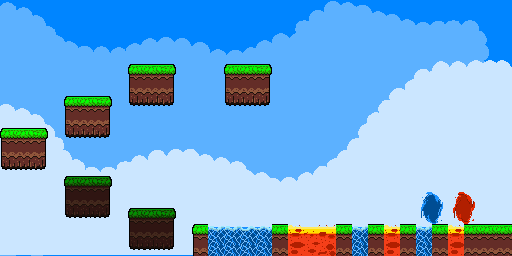

This game map was drawn from its Tiled (.tmx) file and the tilesets committed beside it. A one-line description and the full map source follow:
An orthogonal 32x16 tile map with 16x16 px tiles, 3 tile layers (Capa de patrones 1, Capa de patrones 2, Capa de patrones 3), 2 tilesets and 22 objects (13x suelo, 3x agua, 3x lava, bounds, portalb, ...).

<map version="1.10" tiledversion="1.10.2" orientation="orthogonal" renderorder="right-down" width="32" height="16" tilewidth="16" tileheight="16" infinite="0" nextlayerid="5" nextobjectid="35">
 <tileset firstgid="1" name="Sprite-0001" tilewidth="16" tileheight="16" tilecount="1125" columns="45">
  <image source="Sprite-0001.png" trans="7d7d7d" width="731" height="400" />
 </tileset>
 <tileset firstgid="1126" name="tiles" tilewidth="16" tileheight="16" tilecount="48" columns="16">
  <image source="tiles.png" trans="7d7d7d" width="256" height="48" />
 </tileset>
 <layer id="1" name="Capa de patrones 1" width="32" height="16">
  <data encoding="csv">
406,407,408,409,410,411,412,413,414,415,416,417,418,419,420,421,422,423,424,425,426,427,428,429,430,431,432,433,434,435,436,437,
451,452,453,454,455,456,457,458,459,460,461,462,463,464,465,466,467,468,469,470,471,472,473,474,475,476,477,478,479,480,481,482,
496,497,498,499,500,501,502,503,504,505,506,507,508,509,510,511,512,513,514,515,516,517,518,519,520,521,522,523,524,525,526,527,
541,542,543,544,545,546,547,548,549,550,551,552,553,554,555,556,557,558,559,560,561,562,563,564,565,566,567,568,569,570,571,572,
586,587,588,589,590,591,592,593,594,595,596,597,598,599,600,601,602,603,604,605,606,607,608,609,610,611,612,613,614,615,616,617,
631,632,633,634,635,636,637,638,639,640,641,642,643,644,645,646,647,648,649,650,651,652,653,654,655,656,657,658,659,660,661,662,
676,677,678,679,680,681,682,683,684,685,686,687,688,689,690,691,692,693,694,695,696,697,698,699,700,701,702,703,704,705,706,707,
721,722,723,724,725,726,727,728,729,730,731,732,733,734,735,736,737,738,739,740,741,742,743,744,745,746,747,748,749,750,751,752,
766,767,768,769,770,771,772,773,774,775,776,777,778,779,780,781,782,783,784,785,786,787,788,789,790,791,792,793,794,795,796,797,
811,812,813,814,815,816,817,818,819,820,821,822,823,824,825,826,827,828,829,830,831,832,833,834,835,836,837,838,839,840,841,842,
856,857,858,859,860,861,862,863,864,865,866,867,868,869,870,871,872,873,874,875,876,877,878,879,880,881,882,883,884,885,886,887,
901,902,903,904,905,906,907,908,909,910,911,912,913,914,915,916,917,918,919,920,921,922,923,924,925,926,927,928,929,930,931,932,
946,947,948,949,950,951,952,953,954,955,956,957,958,959,960,961,962,963,964,965,966,967,968,969,970,971,972,973,974,975,976,977,
991,992,993,994,995,996,997,998,999,1000,1001,1002,1003,1004,1005,1006,1007,1008,1009,1010,1011,1012,1013,1014,1015,1016,1017,1018,1019,1020,1021,1022,
1036,1037,1038,1039,1040,1041,1042,1043,1044,1045,1046,1047,1048,1049,1050,1051,1052,1053,1054,1055,1056,1057,1058,1059,1060,1061,1062,1063,1064,1065,1066,1067,
1081,1082,1083,1084,1085,1086,1087,1088,1089,1090,1091,1092,1093,1094,1095,1096,1097,1098,1099,1100,1101,1102,1103,1104,1105,1106,1107,1108,1109,1110,1111,1112
</data>
 </layer>
 <layer id="2" name="Capa de patrones 2" width="32" height="16">
  <data encoding="csv">
0,0,0,0,0,0,0,0,0,0,0,0,0,0,0,0,0,0,0,0,0,0,0,0,0,0,0,0,0,0,0,0,
0,0,0,0,0,0,0,0,0,0,0,0,0,0,0,0,0,0,0,0,0,0,0,0,0,0,0,0,0,0,0,0,
0,0,0,0,0,0,0,0,0,0,0,0,0,0,0,0,0,0,0,0,0,0,0,0,0,0,0,0,0,0,0,0,
0,0,0,0,0,0,0,0,0,0,0,0,0,0,0,0,0,0,0,0,0,0,0,0,0,0,0,0,0,0,0,0,
0,0,0,0,0,0,0,0,0,0,0,0,0,0,0,0,0,0,0,0,0,0,0,0,0,0,0,0,0,0,0,0,
0,0,0,0,0,0,0,0,0,0,0,0,0,0,0,0,0,0,0,0,0,0,0,0,0,0,0,0,0,0,0,0,
0,0,0,0,0,0,0,0,0,0,0,0,0,0,0,0,0,0,0,0,0,0,0,0,0,0,0,0,0,0,0,0,
0,0,0,0,0,0,0,0,0,0,0,0,0,0,0,0,0,0,0,0,0,0,0,0,0,0,0,0,0,0,0,0,
0,0,0,0,0,0,0,0,0,0,0,0,0,0,0,0,0,0,0,0,0,0,0,0,0,0,0,0,0,0,0,0,
0,0,0,0,0,0,0,0,0,0,0,0,0,0,0,0,0,0,0,0,0,0,0,0,0,0,0,0,0,0,0,0,
0,0,0,0,0,0,0,0,0,0,0,0,0,0,0,0,0,0,0,0,0,0,0,0,0,0,0,0,0,0,0,0,
0,0,0,0,0,0,0,0,0,0,0,0,0,0,0,0,0,0,0,0,0,0,0,0,0,0,0,0,0,0,0,0,
0,0,0,0,0,0,0,0,0,0,0,0,0,0,0,0,0,0,0,0,0,0,0,0,0,0,0,0,0,0,0,0,
0,0,0,0,0,0,0,0,0,0,0,0,0,0,0,0,0,0,0,0,0,0,0,0,0,0,0,0,0,0,0,0,
0,0,0,0,0,0,0,0,0,0,0,0,0,1139,1139,1140,1141,0,1136,1137,1138,0,1139,0,1136,0,1139,0,1136,0,0,0,
0,0,0,0,0,0,0,0,0,0,0,0,0,1155,1155,1156,1157,0,1152,1153,1154,0,1155,0,1152,0,1155,0,1152,0,0,0
</data>
 </layer>
 <layer id="3" name="Capa de patrones 3" width="32" height="16">
  <data encoding="csv">
0,0,0,0,0,0,0,0,0,0,0,0,0,0,0,0,0,0,0,0,0,0,0,0,0,0,0,0,0,0,0,0,
0,0,0,0,0,0,0,0,0,0,0,0,0,0,0,0,0,0,0,0,0,0,0,0,0,0,0,0,0,0,0,0,
0,0,0,0,0,0,0,0,0,0,0,0,0,0,0,0,0,0,0,0,0,0,0,0,0,0,0,0,0,0,0,0,
0,0,0,0,0,0,0,0,0,0,0,0,0,0,0,0,0,0,0,0,0,0,0,0,0,0,0,0,0,0,0,0,
0,0,0,0,0,0,0,0,1129,1130,1131,0,0,0,1129,1130,1131,0,0,0,0,0,0,0,0,0,0,0,0,0,0,0,
0,0,0,0,0,0,0,0,1145,1146,1147,0,0,0,1145,1146,1147,0,0,0,0,0,0,0,0,0,0,0,0,0,0,0,
0,0,0,0,1129,1130,1131,0,1161,1162,1163,0,0,0,1161,1162,1163,0,0,0,0,0,0,0,0,0,0,0,0,0,0,0,
0,0,0,0,1145,1146,1147,0,0,0,0,0,0,0,0,0,0,0,0,0,0,0,0,0,0,0,0,0,0,0,0,0,
1129,1130,1131,0,1161,1162,1163,0,0,0,0,0,0,0,0,0,0,0,0,0,0,0,0,0,0,0,0,0,0,0,0,0,
1145,1146,1147,0,0,0,0,0,0,0,0,0,0,0,0,0,0,0,0,0,0,0,0,0,0,0,0,0,0,0,0,0,
1161,1162,1163,0,0,0,0,0,0,0,0,0,0,0,0,0,0,0,0,0,0,0,0,0,0,0,0,0,0,0,0,0,
0,0,0,0,1126,1127,1128,0,0,0,0,0,0,0,0,0,0,0,0,0,0,0,0,0,0,0,0,0,0,0,0,0,
0,0,0,0,1142,1143,1144,0,0,0,0,0,0,0,0,0,0,0,0,0,0,0,0,0,0,0,1134,1135,1132,1133,0,0,
0,0,0,0,1158,1159,1160,0,1126,1127,1128,0,0,0,0,0,0,0,0,0,0,0,0,0,0,0,1150,1151,1148,1149,0,0,
0,0,0,0,0,0,0,0,1142,1143,1144,0,1129,0,0,0,0,1130,0,0,0,1130,0,1130,0,1130,0,1130,0,1130,1130,1130,
0,0,0,0,0,0,0,0,1158,1159,1160,0,1145,0,0,0,0,1146,0,0,0,1146,0,1146,0,1146,0,1146,0,1146,1146,1146
</data>
 </layer>
 <objectgroup id="4" name="Capa de Objetos 1">
  <object id="1" name="suelo" x="0.5" y="-103.167" width="120.833" height="0.0454545" />
  <object id="10" name="suelo" x="607.333" y="165.508" width="1.78788" height="1.16667" />
  <object id="14" name="agua" x="663.667" y="184" width="139.833" height="53.5" />
  <object id="15" name="lava" x="874.667" y="182.167" width="112.875" height="55" />
  <object id="17" name="bounds" x="-270.667" y="255" width="2204.33" height="50" />
  <object id="18" name="portalb" x="1330.67" y="132.167" width="31.5" height="31" />
  <object id="19" name="portalr" x="1406.67" y="134.167" width="30.5" height="31" />
  <object id="20" name="suelo" x="225.917" y="-195.917" width="84.1663" height="0.25" />
  <object id="21" name="suelo" x="226.11" y="33.8239" width="84.1663" height="0.5" />
  <object id="22" name="suelo" x="425.977" y="122.962" width="84.1663" height="0.5" />
  <object id="23" name="suelo" x="425.171" y="-283.083" width="84.1663" height="0.5" />
  <object id="24" name="suelo" x="710.917" y="-283.083" width="84.1663" height="0.5" />
  <object id="25" name="suelo" x="841.856" y="165.508" width="1.78788" height="1.16667" />
  <object id="26" name="suelo" x="1043.73" y="165.508" width="1.78788" height="1.16667" />
  <object id="27" name="agua" x="1083.83" y="183" width="23.583" height="53.5" />
  <object id="28" name="suelo" x="1145.11" y="165.508" width="1.78788" height="1.16667" />
  <object id="29" name="lava" x="1192.21" y="183.25" width="10.833" height="53.5" />
  <object id="30" name="suelo" x="1244.11" y="165.508" width="1.78788" height="1.16667" />
  <object id="31" name="agua" x="1278.96" y="181.75" width="23.583" height="53.5" />
  <object id="32" name="suelo" x="1332.11" y="165.508" width="1.78788" height="1.16667" />
  <object id="33" name="lava" x="1371.83" y="180.75" width="10.833" height="53.5" />
  <object id="34" name="suelo" x="1410.86" y="165.508" width="69.2879" height="1.16667" />
 </objectgroup>
</map>